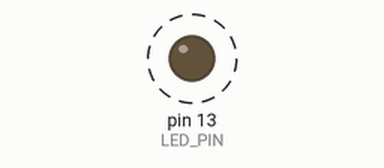
Simulated run of this sketch. Board: Arduino Uno, built with avr-gcc and run on an emulated ATmega328P. Shown: output pins drawn as LEDs (lit = HIGH). Dashed ring = blinking. Random numbers use the default seed unless the sketch sets one; what the sketch prints to the serial monitor is not drawn.

Above: at 0.5 s.
Timing chart, 0 to 4.8 s (numbered marks = the images above):
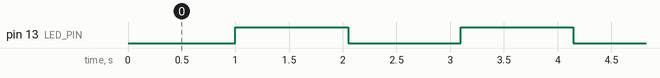

The sketch:

distributorBot.ino
```cpp
#include <avr/interrupt.h>
#include <avr/io.h>
#include <string.h>

#define TIMER1_PRESCALER CS12
#define TIMER1_PRESCALER_VALUE 256
#define TIMER1_TICKS_IN_SECOND (F_CPU / TIMER1_PRESCALER_VALUE)

#define LED_PIN PB5

long packageBotId;
char strPackageBotId[256];

void init_timer() {
	OCR1A = TIMER1_TICKS_IN_SECOND;
	TCCR1B |= _BV(TIMER1_PRESCALER);
	TIMSK1 = _BV(OCIE1A);
}

void init_board() {
	DDRB |= _BV(LED_PIN);

  // if analog input pin 0 is unconnected, random analog
  // noise will cause the call to randomSeed() to generate
  // different seed numbers each time the sketch runs.
  // randomSeed() will then shuffle the random function.
  //randomSeed(analogRead(0));

  // print a random number from 0 to 299
  packageBotId = random(9999);
}

int main() {

	init_board();

	init_timer();

	sei();

	Serial.begin(115200);

	while(1) { //do nothing
	}

}

ISR(TIMER1_COMPA_vect) { // timer compare interrupt service routine
//  Serial.println("test interrupt");
  PORTB ^= _BV(LED_PIN);

  ltoa(packageBotId,strPackageBotId,10);
  strcat(strPackageBotId,"|PackageBotID");
  Serial.println(strPackageBotId);
}
```

Measured:
- by itself, pin 13 (LED_PIN): alternates HIGH for 1.0 s and LOW for 1.0 s
